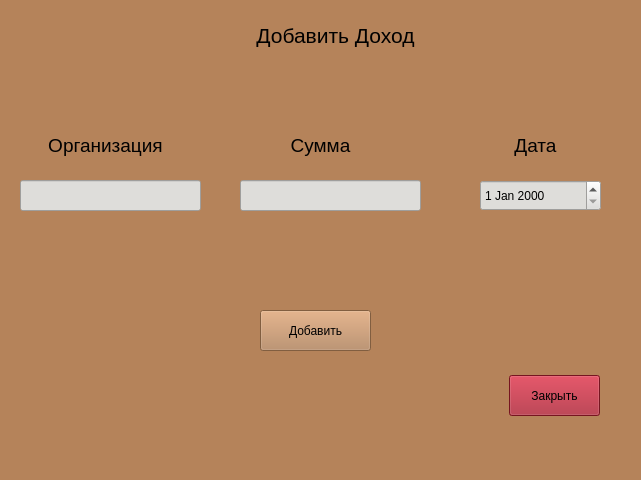
<?xml version="1.0" encoding="UTF-8"?>
<ui version="4.0">
 <class>MainWindow</class>
 <widget class="QMainWindow" name="MainWindow">
  <property name="geometry">
   <rect>
    <x>0</x>
    <y>0</y>
    <width>641</width>
    <height>480</height>
   </rect>
  </property>
  <property name="windowTitle">
   <string>MainWindow</string>
  </property>
  <property name="styleSheet">
   <string notr="true">background-color: rgb(181, 131, 90)</string>
  </property>
  <widget class="QWidget" name="centralwidget">
   <widget class="QLabel" name="label">
    <property name="geometry">
     <rect>
      <x>220</x>
      <y>0</y>
      <width>231</width>
      <height>71</height>
     </rect>
    </property>
    <property name="text">
     <string>&lt;html&gt;&lt;head/&gt;&lt;body&gt;&lt;p align=&quot;center&quot;&gt;&lt;span style=&quot; font-size:16pt;&quot;&gt;Добавить Доход&lt;/span&gt;&lt;/p&gt;&lt;/body&gt;&lt;/html&gt;</string>
    </property>
   </widget>
   <widget class="QLineEdit" name="lineEdit_ip">
    <property name="geometry">
     <rect>
      <x>20</x>
      <y>180</y>
      <width>181</width>
      <height>31</height>
     </rect>
    </property>
    <property name="styleSheet">
     <string notr="true">background-color: rgb(222, 221, 218);</string>
    </property>
   </widget>
   <widget class="QLabel" name="label_2">
    <property name="geometry">
     <rect>
      <x>40</x>
      <y>130</y>
      <width>131</width>
      <height>31</height>
     </rect>
    </property>
    <property name="text">
     <string>&lt;html&gt;&lt;head/&gt;&lt;body&gt;&lt;p align=&quot;center&quot;&gt;&lt;span style=&quot; font-size:14pt;&quot;&gt;Организация&lt;/span&gt;&lt;/p&gt;&lt;/body&gt;&lt;/html&gt;</string>
    </property>
   </widget>
   <widget class="QLabel" name="label_3">
    <property name="geometry">
     <rect>
      <x>280</x>
      <y>130</y>
      <width>81</width>
      <height>31</height>
     </rect>
    </property>
    <property name="text">
     <string>&lt;html&gt;&lt;head/&gt;&lt;body&gt;&lt;p align=&quot;center&quot;&gt;&lt;span style=&quot; font-size:14pt;&quot;&gt;Сумма&lt;/span&gt;&lt;/p&gt;&lt;/body&gt;&lt;/html&gt;</string>
    </property>
   </widget>
   <widget class="QLineEdit" name="lineEdit_income">
    <property name="geometry">
     <rect>
      <x>240</x>
      <y>180</y>
      <width>181</width>
      <height>31</height>
     </rect>
    </property>
    <property name="styleSheet">
     <string notr="true">background-color: rgb(222, 221, 218);</string>
    </property>
   </widget>
   <widget class="QPushButton" name="pushButton_db">
    <property name="geometry">
     <rect>
      <x>260</x>
      <y>310</y>
      <width>111</width>
      <height>41</height>
     </rect>
    </property>
    <property name="styleSheet">
     <string notr="true">font: 12pt &quot;Open Sans&quot;;</string>
    </property>
    <property name="text">
     <string>Добавить</string>
    </property>
   </widget>
   <widget class="QPushButton" name="pushButton_exit">
    <property name="geometry">
     <rect>
      <x>509</x>
      <y>375</y>
      <width>91</width>
      <height>41</height>
     </rect>
    </property>
    <property name="styleSheet">
     <string notr="true">background-color: rgb(165, 29, 45);
font: 12pt &quot;Open Sans&quot;;</string>
    </property>
    <property name="text">
     <string>Закрыть</string>
    </property>
   </widget>
   <widget class="QLabel" name="label_4">
    <property name="geometry">
     <rect>
      <x>470</x>
      <y>130</y>
      <width>131</width>
      <height>31</height>
     </rect>
    </property>
    <property name="text">
     <string>&lt;html&gt;&lt;head/&gt;&lt;body&gt;&lt;p align=&quot;center&quot;&gt;&lt;span style=&quot; font-size:14pt;&quot;&gt;Дата&lt;/span&gt;&lt;/p&gt;&lt;/body&gt;&lt;/html&gt;</string>
    </property>
   </widget>
   <widget class="QDateEdit" name="dateEdit">
    <property name="geometry">
     <rect>
      <x>480</x>
      <y>180</y>
      <width>121</width>
      <height>31</height>
     </rect>
    </property>
    <property name="styleSheet">
     <string notr="true">background-color: rgb(222, 221, 218);
</string>
    </property>
   </widget>
  </widget>
  <widget class="QMenuBar" name="menubar">
   <property name="geometry">
    <rect>
     <x>0</x>
     <y>0</y>
     <width>641</width>
     <height>23</height>
    </rect>
   </property>
  </widget>
  <widget class="QStatusBar" name="statusbar"/>
 </widget>
 <resources/>
 <connections/>
</ui>
